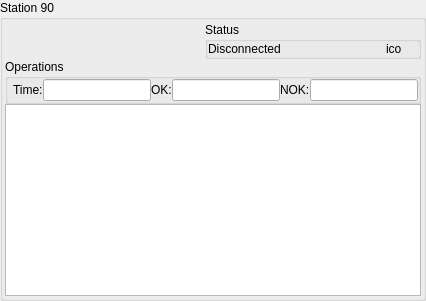
           <widget class="QGroupBox" name="groupBoxSt90">
            <property name="minimumSize">
             <size>
              <width>360</width>
              <height>200</height>
             </size>
            </property>
            <property name="maximumSize">
             <size>
              <width>16777215</width>
              <height>16777215</height>
             </size>
            </property>
            <property name="title">
             <string>Station 90</string>
            </property>
            <layout class="QGridLayout" name="gridLayout_10">
             <property name="leftMargin">
              <number>2</number>
             </property>
             <property name="topMargin">
              <number>2</number>
             </property>
             <property name="rightMargin">
              <number>2</number>
             </property>
             <property name="bottomMargin">
              <number>2</number>
             </property>
             <property name="spacing">
              <number>0</number>
             </property>
             <item row="0" column="0">
              <layout class="QGridLayout" name="gridLayoutSt90">
               <property name="spacing">
                <number>0</number>
               </property>
               <item row="0" column="1">
                <widget class="QGroupBox" name="groupBoxSt90Status">
                 <property name="title">
                  <string>Status</string>
                 </property>
                 <property name="flat">
                  <bool>true</bool>
                 </property>
                 <layout class="QHBoxLayout" name="horizontalLayout_21">
                  <property name="spacing">
                   <number>0</number>
                  </property>
                  <property name="leftMargin">
                   <number>0</number>
                  </property>
                  <property name="topMargin">
                   <number>0</number>
                  </property>
                  <property name="rightMargin">
                   <number>0</number>
                  </property>
                  <property name="bottomMargin">
                   <number>0</number>
                  </property>
                  <item>
                   <widget class="QLabel" name="labelSt90Status">
                    <property name="text">
                     <string>Disconnected</string>
                    </property>
                   </widget>
                  </item>
                  <item>
                   <widget class="QLabel" name="labelSt90Ico">
                    <property name="maximumSize">
                     <size>
                      <width>32</width>
                      <height>32</height>
                     </size>
                    </property>
                    <property name="text">
                     <string>ico</string>
                    </property>
                   </widget>
                  </item>
                 </layout>
                </widget>
               </item>
               <item row="0" column="0">
                <spacer name="horizontalSpacerSt90">
                 <property name="orientation">
                  <enum>Qt::Horizontal</enum>
                 </property>
                 <property name="sizeType">
                  <enum>QSizePolicy::Maximum</enum>
                 </property>
                 <property name="sizeHint" stdset="0">
                  <size>
                   <width>200</width>
                   <height>20</height>
                  </size>
                 </property>
                </spacer>
               </item>
              </layout>
             </item>
             <item row="1" column="0">
              <widget class="QGroupBox" name="groupBoxSt90_2">
               <property name="title">
                <string>Operations</string>
               </property>
               <property name="flat">
                <bool>true</bool>
               </property>
               <layout class="QHBoxLayout" name="horizontalLayout_22">
                <property name="spacing">
                 <number>0</number>
                </property>
                <property name="leftMargin">
                 <number>5</number>
                </property>
                <property name="topMargin">
                 <number>0</number>
                </property>
                <property name="rightMargin">
                 <number>0</number>
                </property>
                <property name="bottomMargin">
                 <number>0</number>
                </property>
                <item>
                 <widget class="QLabel" name="staticSt90Time">
                  <property name="text">
                   <string>Time:</string>
                  </property>
                 </widget>
                </item>
                <item>
                 <widget class="QLineEdit" name="lineEditSt90Time">
                  <property name="readOnly">
                   <bool>true</bool>
                  </property>
                 </widget>
                </item>
                <item>
                 <widget class="QLabel" name="staticSt90Ok">
                  <property name="text">
                   <string>OK:</string>
                  </property>
                 </widget>
                </item>
                <item>
                 <widget class="QLineEdit" name="lineEditSt90Ok">
                  <property name="readOnly">
                   <bool>true</bool>
                  </property>
                 </widget>
                </item>
                <item>
                 <widget class="QLabel" name="staticSt90Nok">
                  <property name="text">
                   <string>NOK:</string>
                  </property>
                 </widget>
                </item>
                <item>
                 <widget class="QLineEdit" name="lineEditSt90Nok">
                  <property name="readOnly">
                   <bool>true</bool>
                  </property>
                 </widget>
                </item>
               </layout>
              </widget>
             </item>
             <item row="2" column="0">
              <widget class="QPlainTextEdit" name="plainTextEditSt90">
               <property name="layoutDirection">
                <enum>Qt::LeftToRight</enum>
               </property>
               <property name="autoFillBackground">
                <bool>false</bool>
               </property>
               <property name="readOnly">
                <bool>true</bool>
               </property>
              </widget>
             </item>
            </layout>
           </widget>
